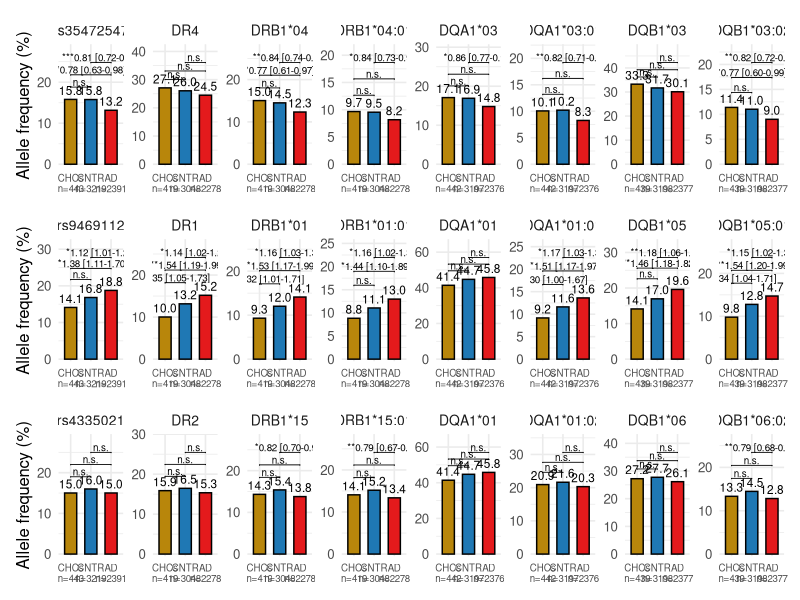
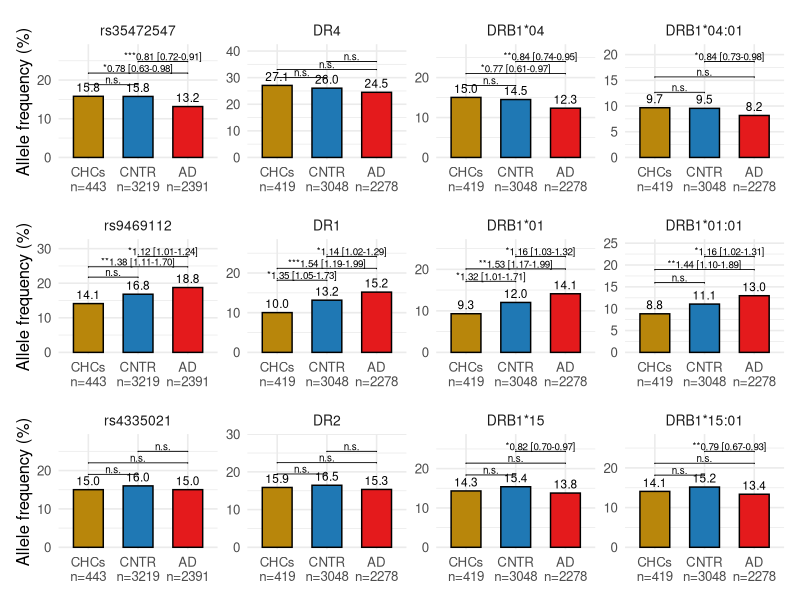

Recreate these plots in R, in order.
## =============================================================================
## Figure 4 & Supplementary Figure 1: allele frequencies of Hap-B, Hap-R and
## Hap-Y (lead SNP, DR-broad code, two-field HLA-DRB1/DQA1/DQB1 alleles)
## across CHC, control (CNTR) and AD groups, with pairwise odds ratios and
## significance (logistic regression, corrected for genetic PCs 1-5).
## Figure 4 shows the HLA-DRB1 locus only; Supplementary Figure 1 shows the
## full haplotype resolution.
## =============================================================================
##
## Inputs:
##   data_prep/study_cohort_genetics/output/hla_alleles_snps_regression.csv - regression
##     results for HLA-II haplotype genetic features: allele frequencies, sample sizes, and
##     CHC/control/AD association statistics; from 7_allele_snp_regression.R
## Outputs:
##   figures/figure4_R.pdf
##   figures/figuresupp1_R.pdf
## =============================================================================

library(data.table)
library(dplyr)
library(tidyr)
library(ggplot2)
library(ggpubr)
library(patchwork)

# Run from the repository root, e.g. `Rscript figure4_suppfigure1.R` from the top-level directory,
# or uncomment and edit the line below to set the working directory explicitly.
# setwd("/path/to/repository")

## -----------------------------------------------------------------------------
## Helper functions
## -----------------------------------------------------------------------------

# Display labels for the lead SNPs, by rs number, used throughout the plots
# below in place of the internal dosage-column names.
allele_display_labels <- c(
  "chr6:32592593:G:T_T" = "rs35472547", # Hap-B lead SNP
  "chr6:32447376:C:T_T" = "rs9469112",  # Hap-R lead SNP
  "chr6:32609869:A:G_A" = "rs4335021"   # Hap-Y lead SNP
)

recode_hla_labels <- function(x) {
  ifelse(x %in% names(allele_display_labels), unname(allele_display_labels[x]), x)
}

# Builds a bar plot of allele frequency (%) in CHCs, controls (CNTR) and AD
# patients for one haplotype's genetic features, with pairwise odds ratios
# and significance brackets (CHC vs. CNTR, CHC vs. AD, CNTR vs. AD).
#
# Input:
#   assocs           - the three association labels (in `regression`) for the
#                        CHC-vs-AD, CHC-vs-control and control-vs-AD models
#   features         - genetic features (alleles/SNPs) of the haplotype to plot,
#                        in display order
#   small_x_text     - if TRUE, shrink the x-axis facet labels (used for the
#                        full-resolution Supplementary Figure 1 panels, which
#                        have longer two-field allele names)
# Output: a ggplot object, one facet per feature
plot_allele_frequency_comparison <- function(assocs, features, small_x_text = FALSE) {
  regs <- regression %>%
    filter(allele %in% features,
           association %in% assocs) %>%
    select(allele, association, freq_cases, freq_controls, p_value, num_cases, num_controls, odds_ratio, lower_ci, upper_ci)
  if (nrow(regs) == 0) {
    message("No rows for associations: ", paste(assocs, collapse = ", "), " -> skipping")
    return(invisible(NULL))
  }

  regs$allele <- recode_hla_labels(regs$allele)
  features <- recode_hla_labels(features)

  wide <- regs %>%
    pivot_wider(
      names_from = association,
      values_from = c(freq_cases, freq_controls, p_value, num_cases, num_controls, odds_ratio, lower_ci, upper_ci),
      names_sep = "_"
    )

  a1 <- assocs[1] # CHC vs. AD
  a2 <- assocs[2] # CHC vs. CNTR
  a3 <- assocs[3] # CNTR vs. AD

  base_df <- data.frame(allele = features, stringsAsFactors = FALSE)
  joined <- base_df %>% left_join(wide, by = "allele")

  # CHC/CNTR/AD frequencies and pairwise stats are each reported under two of
  # the three association models (as "cases" or "controls" depending on which
  # comparison); coalesce() picks whichever model reports the value.
  freqs <- data.frame(
    allele = joined$allele,
    CHCs = coalesce(joined[[paste0("freq_controls_", a2)]], joined[[paste0("freq_controls_", a1)]]),
    CNTR = coalesce(joined[[paste0("freq_cases_", a2)]],   joined[[paste0("freq_controls_", a3)]]),
    AD   = coalesce(joined[[paste0("freq_cases_", a1)]],   joined[[paste0("freq_cases_", a3)]]),
    p_cent_ctrl  = joined[[paste0("p_value_", a2)]],
    p_cent_ad    = joined[[paste0("p_value_", a1)]],
    p_ctrl_ad    = joined[[paste0("p_value_", a3)]],
    or_cent_ctrl  = joined[[paste0("odds_ratio_", a2)]],
    or_cent_ad    = joined[[paste0("odds_ratio_", a1)]],
    or_ctrl_ad    = joined[[paste0("odds_ratio_", a3)]],
    lci_cent_ctrl = joined[[paste0("lower_ci_", a2)]],
    lci_cent_ad   = joined[[paste0("lower_ci_", a1)]],
    lci_ctrl_ad   = joined[[paste0("lower_ci_", a3)]],
    uci_cent_ctrl = joined[[paste0("upper_ci_", a2)]],
    uci_cent_ad   = joined[[paste0("upper_ci_", a1)]],
    uci_ctrl_ad   = joined[[paste0("upper_ci_", a3)]],
    n_cent      = coalesce(joined[[paste0("num_controls_", a2)]], joined[[paste0("num_controls_", a1)]]),
    n_controls  = coalesce(joined[[paste0("num_cases_", a2)]],    joined[[paste0("num_controls_", a3)]]),
    n_ad        = coalesce(joined[[paste0("num_cases_", a1)]],    joined[[paste0("num_cases_", a3)]]),
    stringsAsFactors = FALSE
  )

  freqs$allele <- factor(freqs$allele, levels = features)

  # Each facet gets its own x axis, keyed by feature and group (e.g.
  # "DRB1*04:01|CHCs"), so the n under each group is that feature's own
  # sample size: HLA alleles have fewer samples than the lead SNPs after
  # HIBAG QC, and the sample size differs between HLA loci
  group_key <- function(allele, group) paste0(allele, "|", group)
  x_labels <- c(
    setNames(paste0("CHCs\nn=", ifelse(is.na(freqs$n_cent),     "NA", freqs$n_cent)),     group_key(freqs$allele, "CHCs")),
    setNames(paste0("CNTR\nn=", ifelse(is.na(freqs$n_controls), "NA", freqs$n_controls)), group_key(freqs$allele, "CNTR")),
    setNames(paste0("AD\nn=",   ifelse(is.na(freqs$n_ad),       "NA", freqs$n_ad)),       group_key(freqs$allele, "AD"))
  )

  df_long <- freqs %>%
    pivot_longer(c(CHCs, CNTR, AD), names_to = "group", values_to = "freq") %>%
    mutate(group = factor(group, levels = c("CHCs", "CNTR", "AD")),
           x_key = factor(group_key(allele, group),
                          levels = group_key(rep(features, each = 3), c("CHCs", "CNTR", "AD"))),
           freq_pct = 100 * freq)

  top <- df_long %>%
    group_by(allele) %>%
    summarise(ymax = max(freq_pct, na.rm = TRUE), .groups = "drop") %>%
    mutate(ymax = ifelse(is.finite(ymax), ymax, 0))

  pv <- freqs %>%
    pivot_longer(cols = c(p_cent_ctrl, p_cent_ad, p_ctrl_ad),
                 names_to = "comp", values_to = "p") %>%
    mutate(
      group1 = case_when(
        comp == "p_cent_ctrl" ~ "CHCs",
        comp == "p_cent_ad"   ~ "CHCs",
        comp == "p_ctrl_ad"   ~ "CNTR"
      ),
      group2 = case_when(
        comp == "p_cent_ctrl" ~ "CNTR",
        comp == "p_cent_ad"   ~ "AD",
        comp == "p_ctrl_ad"   ~ "AD"
      ),
      or = case_when(
        comp == "p_cent_ctrl" ~ or_cent_ctrl,
        comp == "p_cent_ad"   ~ or_cent_ad,
        comp == "p_ctrl_ad"   ~ or_ctrl_ad
      ),
      lci = case_when(
        comp == "p_cent_ctrl" ~ lci_cent_ctrl,
        comp == "p_cent_ad"   ~ lci_cent_ad,
        comp == "p_ctrl_ad"   ~ lci_ctrl_ad
      ),
      uci = case_when(
        comp == "p_cent_ctrl" ~ uci_cent_ctrl,
        comp == "p_cent_ad"   ~ uci_cent_ad,
        comp == "p_ctrl_ad"   ~ uci_ctrl_ad
      ),
      label = case_when(
        is.na(p)  ~ "n.s.",
        p < 0.001 ~ paste0("***", sprintf("%.2f", or), " [", sprintf("%.2f", lci), "-", sprintf("%.2f", uci), "]"),
        p < 0.01  ~ paste0("**", sprintf("%.2f", or), " [", sprintf("%.2f", lci), "-", sprintf("%.2f", uci), "]"),
        p < 0.05  ~ paste0("*", sprintf("%.2f", or), " [", sprintf("%.2f", lci), "-", sprintf("%.2f", uci), "]"),
        TRUE      ~ "n.s."
      )
    ) %>%
    mutate(group1 = group_key(allele, group1),
           group2 = group_key(allele, group2)) %>%
    select(allele, group1, group2, p, label) %>%
    left_join(top, by = "allele") %>%
    group_by(allele) %>%
    mutate(
      step = pmax(3, 0.08 * (ymax + 1)),
      y.position = ymax + step * row_number()
    ) %>%
    ungroup()

  p <- ggplot(df_long, aes(x_key, freq_pct, fill = group)) +
    labs(x = NULL, y = "Allele frequency (%)") +
    geom_col(width = 0.6, color = "black") +
    facet_wrap(~ allele, scales = "free", nrow = 1) +
    scale_fill_manual(values = c(
      "CHCs" = "#B8860B",
      "CNTR" = "#1F78B4",
      "AD"   = "#E41A1C"
    )) +
    scale_y_continuous(expand = expansion(mult = c(0.02, 0.18))) +
    scale_x_discrete(labels = x_labels) +
    theme_minimal(base_size = 12) +
    theme(legend.position = "none",
          strip.text = element_text(size = 10)) +
    geom_text(aes(label = ifelse(is.na(freq_pct), "", sprintf("%.1f", freq_pct))),
              vjust = -0.5, size = 3) +
    stat_pvalue_manual(
      pv,
      xmin = "group1", xmax = "group2",
      y.position = "y.position",
      label = "label",
      tip.length = 0.01,
      bracket.size = 0.3,
      size = 2.5,
      inherit.aes = FALSE
    )

  if (small_x_text) {
    p <- p + theme(axis.text.x = element_text(size = 7))
  }

  p
}

## -----------------------------------------------------------------------------
## 1. Load input data
## -----------------------------------------------------------------------------

# Regression results for HLA-II haplotype genetic features across CHC,
# control (CNTR) and AD groups (CHC-vs-AD, CHC-vs-control, control-vs-AD)
regression <- fread("data_prep/study_cohort_genetics/output/hla_alleles_snps_regression.csv")

# The three pairwise comparisons plotted for every haplotype
comparison_associations <- c("cent_ad", "cent_ctrl", "ctrl_ad")

## -----------------------------------------------------------------------------
## 2. Identify each haplotype's genetic features, at DR-only and full
##    (lead SNP through HLA-DQB1) resolution
## -----------------------------------------------------------------------------

snp_targets <- c("Hap-B", "Hap-R", "Hap-Y")
snp_alleles <- regression %>%
  filter(snp_easy %in% snp_targets) %>%
  arrange(match(snp_easy, snp_targets)) %>% # keep order to display 
  pull(allele) %>%
  unique() %>%
  as.character()

#snp_alleles[1:2] <- snp_alleles[2:1] # swap so Hap-B's lead SNP comes first, matching haplotype display order

# Full haplotype resolution (lead SNP, DR-broad, one-field DRB1/DQA1/DQB1,
# two-field DRB1/DQA1/DQB1): Supplementary Figure 1
hap_b_features_full <- c(snp_alleles[1], "DR4", "DRB1*04", "DRB1*04:01", "DQA1*03", "DQA1*03:01", "DQB1*03", "DQB1*03:02")
hap_r_features_full <- c(snp_alleles[2], "DR1", "DRB1*01", "DRB1*01:01", "DQA1*01", "DQA1*01:01", "DQB1*05", "DQB1*05:01")
hap_y_features_full <- c(snp_alleles[3], "DR2", "DRB1*15", "DRB1*15:01", "DQA1*01", "DQA1*01:02", "DQB1*06", "DQB1*06:02")

# HLA-DRB1 locus only: Figure 4
hap_b_features_dr <- c(snp_alleles[1], "DR4", "DRB1*04", "DRB1*04:01")
hap_r_features_dr <- c(snp_alleles[2], "DR1", "DRB1*01", "DRB1*01:01")
hap_y_features_dr <- c(snp_alleles[3], "DR2", "DRB1*15", "DRB1*15:01")

## -----------------------------------------------------------------------------
## 3. Supplementary Figure 1: allele frequencies at full haplotype resolution
## -----------------------------------------------------------------------------

hap_b_plot_full <- plot_allele_frequency_comparison(comparison_associations, hap_b_features_full, small_x_text = TRUE)
hap_r_plot_full <- plot_allele_frequency_comparison(comparison_associations, hap_r_features_full, small_x_text = TRUE)
hap_y_plot_full <- plot_allele_frequency_comparison(comparison_associations, hap_y_features_full, small_x_text = TRUE)

suppfigure1 <- hap_b_plot_full / hap_r_plot_full / hap_y_plot_full
ggsave("figures/figuresupp1_R.pdf", suppfigure1, width = 14, height = 12)

## -----------------------------------------------------------------------------
## 4. Figure 4: allele frequencies at the HLA-DRB1 locus only
## -----------------------------------------------------------------------------

hap_b_plot_dr <- plot_allele_frequency_comparison(comparison_associations, hap_b_features_dr)
hap_r_plot_dr <- plot_allele_frequency_comparison(comparison_associations, hap_r_features_dr)
hap_y_plot_dr <- plot_allele_frequency_comparison(comparison_associations, hap_y_features_dr)

figure4 <- hap_b_plot_dr / hap_r_plot_dr / hap_y_plot_dr
ggsave("figures/figure4_R.pdf", figure4, width = 14, height = 12)
